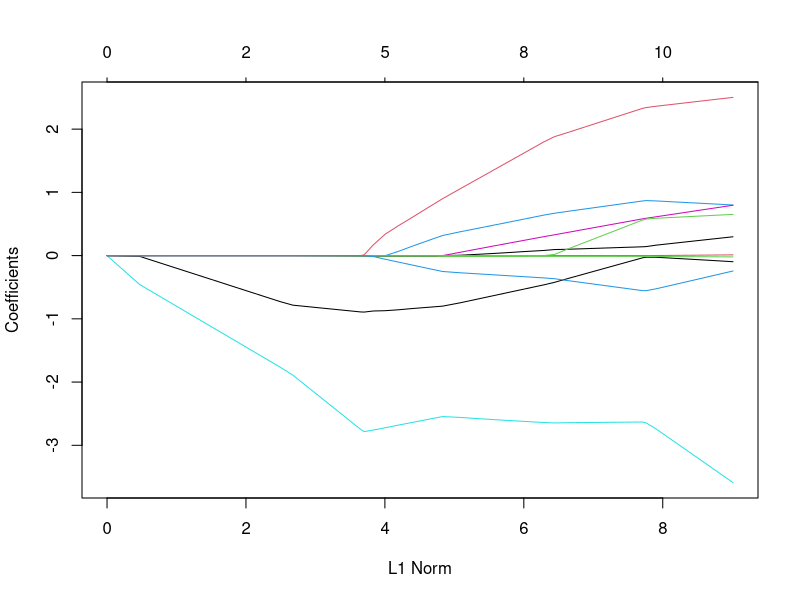
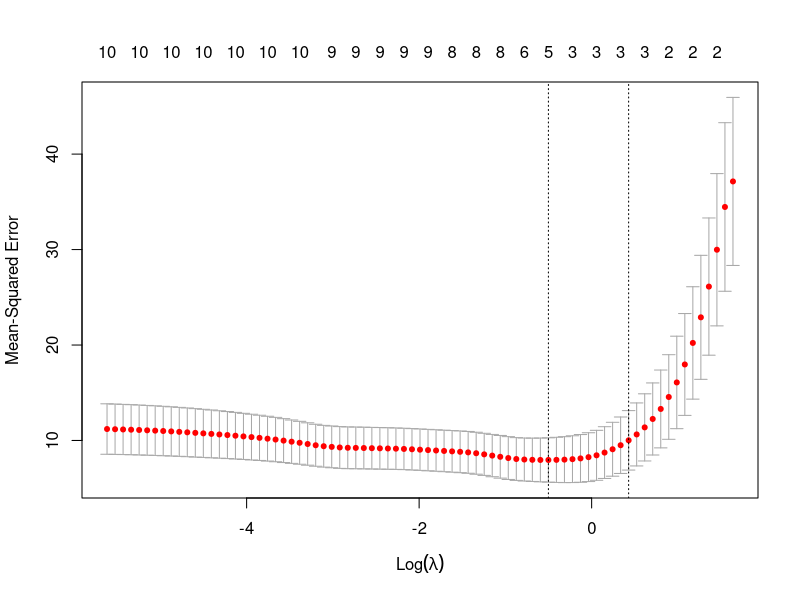

Recreate these plots in R, in order.
library(glmnet)

mtcarsm <- as.matrix(mtcars)
fit = glmnet(mtcarsm[,-1],mtcarsm[,1],alpha = 1)
plot(fit)

cvfit = cv.glmnet(mtcarsm[,-1],mtcarsm[,1],alpha = 1)
coef(cvfit, s="lambda.min") #27
coef(cvfit, s="lambda.1se") #16
plot(cvfit)
#lambda increase, log(lambda) increase(in + direction, not abs val)

summary(coef(cvfit, s="lambda.1se"))#condensed coef() info, not super useful
